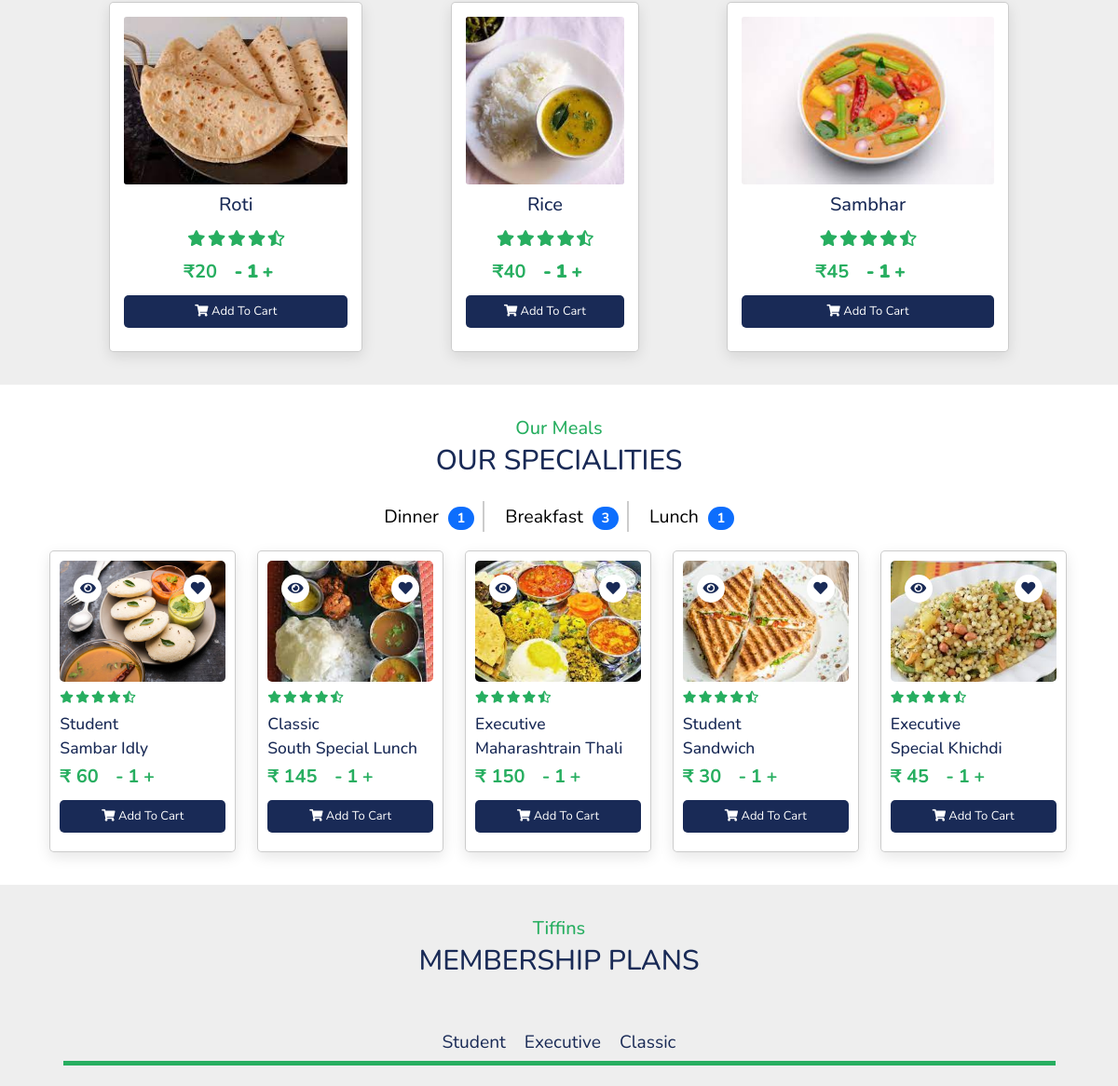
Before: / (middle part) with the older database file.
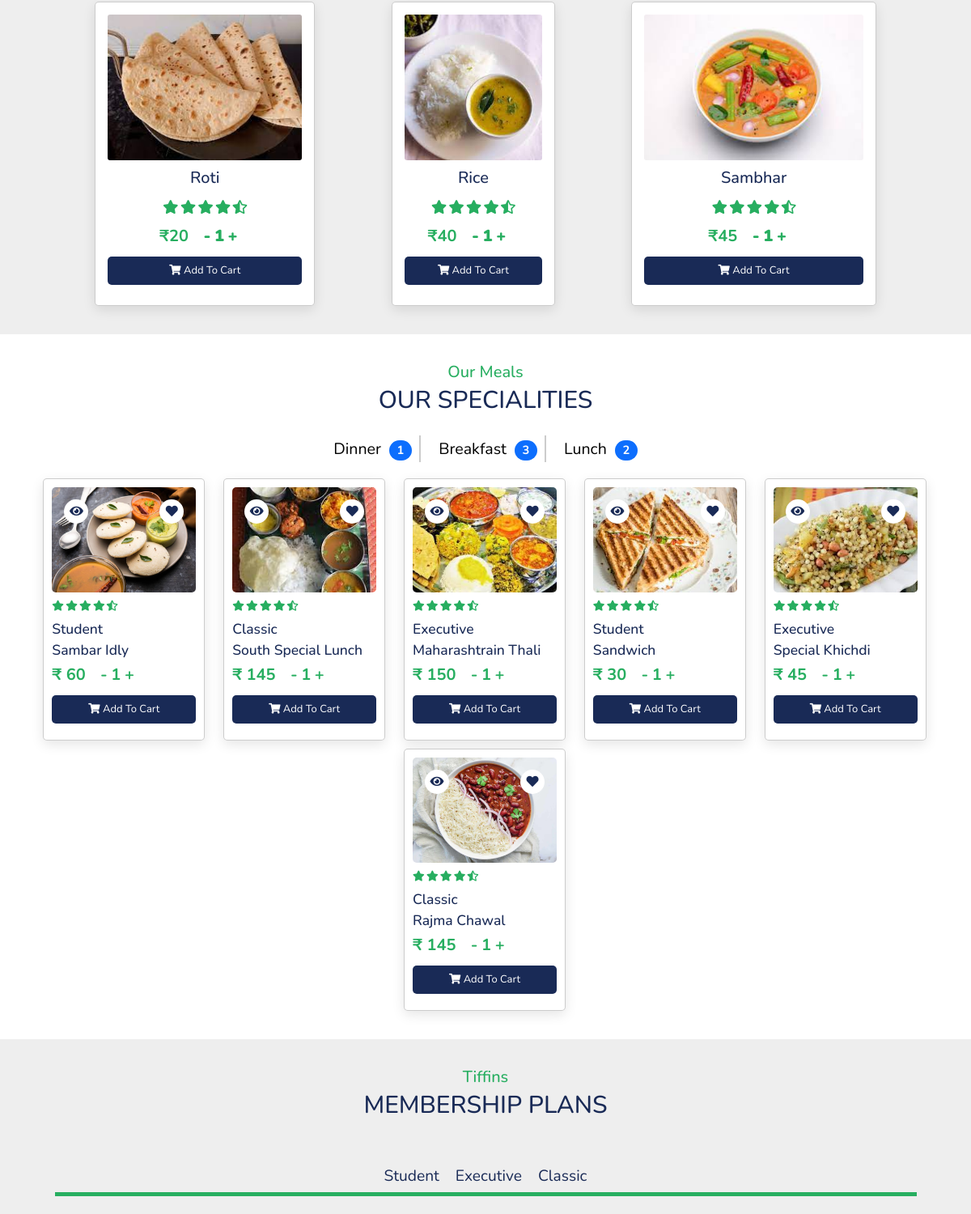
After: the same page with the newer database file.
### tables this page shows
CREATE TABLE `menu` (
  `id` bigint(20) NOT NULL,
  `category_id` int(11) NOT NULL,
  `menuName` varchar(80) NOT NULL,
  `menuDesc` varchar(255) NOT NULL,
  `menuPrice` int(11) NOT NULL,
  `menuPhoto` varchar(255) NOT NULL,
  `status` int(11) NOT NULL
);

CREATE TABLE `category` (
  `id` int(11) NOT NULL,
  `name` varchar(40) NOT NULL,
  `description` varchar(800) NOT NULL,
  `status` int(11) NOT NULL
);

CREATE TABLE `meals` (
  `id` bigint(20) NOT NULL,
  `mealName` varchar(255) NOT NULL,
  `mealDesc` varchar(255) NOT NULL,
  `mealPrice` int(11) NOT NULL,
  `mealSubscription` int(11) NOT NULL,
  `mealType` varchar(255) NOT NULL,
  `mealPhoto` varchar(255) NOT NULL,
  `status` int(11) NOT NULL DEFAULT 1
);

CREATE TABLE `subscriptions` (
  `id` int(11) NOT NULL,
  `subscriptionName` varchar(100) NOT NULL,
  `description` text NOT NULL,
  `15Days` int(11) NOT NULL,
  `weekly` int(11) NOT NULL,
  `monthly` int(11) NOT NULL
);

### index.php (the view, shortened to what this page needs)
    <?php
        include 'nav.php';
    ?>
<section class="dishes" id="">
    <div class="owl-carousel owl-theme box-container">
            <?php
                    $menuSql="select * from menu where status=1";
                    $menuItems=mysqli_query($con,$menuSql);
                    while($menuRow=mysqli_fetch_assoc($menuItems)){
           ?>
            <div class="box" data-aos="fade-left">
            <img src="<?php echo SITE_MENU_IMAGE.$menuRow['menuPhoto'];  ?>" alt="">
            <h3><?php  echo $menuRow['menuName']; ?></h3>
            <div class="stars">
                <i class="fas fa-star"></i>
                <i class="fas fa-star"></i>
                <i class="fas fa-star"></i>
                <i class="fas fa-star"></i>
                <i class="fas fa-star-half-alt"></i>
            </div>
            <span>&#8377;<?php  echo $menuRow['menuPrice']; ?></span>
             <div class="quantity">
                   <span class="dec">-</span>
                   <span class="qty-input" id="menuQty<?php  echo $menuRow['id']; ?>">1</span>
                   <span class="inc">+</span>
            </div>
            <a href="javascript:void(0)" class="custombtn addCart"  onclick="addCartMeals(<?php  echo $menuRow['id']; ?>,'menu','add')"><i class="fas fa-shopping-cart"></i> Add to Cart</a>
          </div>
          <?php  } ?>
    </div>
</section>
<section class="menu" id="meals">
    <h3 class="sub-heading">Our Meals</h3>
    <h1 class="heading">Our Specialities</h1>
    <div class="container-fluid">
            <?php
                $cate=mysqli_query($con,"select * from category where status=1");
            ?>
            <div class="fs-2 categories text-center">
                    <?php
                    while ($cate_row=mysqli_fetch_assoc($cate) ) {
                        $categoryId=$cate_row['id'];
                        $num=mysqli_num_rows(mysqli_query($con,"select * from meals where meals.mealType='$categoryId'"));
                        if(!intval($num)<=0){
                           echo "<a href='javascript:void(0)' class='fetchMeals ' data-id='".$cate_row['id']."'>".$cate_row['name']." <span class='badge bg-primary rounded-pill ms-2'>".$num."</span></a> ";
                        }
                    }
                    ?>
            </div>
            <div class="tab-content displayMeals" >
                    <?php
                             $mealsSql="select meals.*, subscriptions.subscriptionName from meals,subscriptions where meals.mealSubscription=subscriptions.id ";
                            $meals=mysqli_query($con,$mealsSql);
                    ?>
                    <div class="owl-carousel owl-theme box-container">
                        <?php
                            while ($meals_row=mysqli_fetch_assoc($meals) ) {
                        ?>
                        <div class="box" data-aos="fade-right">
                            <div class="image">
                                <img src="<?php echo SITE_MENU_IMAGE.$meals_row['mealPhoto'];  ?>" alt="">
                                <a  class="fas fa-eye desc"></a>
                                <a href="javascript:void(0)" class="fas fa-heart" onclick="addToFav(<?php echo $meals_row['id']; ?>,'meal','add')"></a>
                            </div>
                            <div class="content">
                                <div class="stars">
                                    <i class="fas fa-star"></i>
                                    <i class="fas fa-star"></i>
                                    <i class="fas fa-star"></i>
                                    <i class="fas fa-star"></i>
                                    <i class="fas fa-star-half-alt"></i>
                                </div>
                                <h3> <?php echo $meals_row['subscriptionName'];  ?> </h3>
                                <h3> <?php echo $meals_row['mealName'];  ?> </h3>
                                <span class="price">&#8377; <?php echo $meals_row['mealPrice'];  ?></span>
                                <div class="quantity">
                                       <span class="dec">-</span>
                                       <span class="qty-input" id="mealQty<?php echo $meals_row['id']; ?>">1</span>
                                       <span class="inc">+</span>
                                </div>
                                <a href="javascript:void(0)" class="custombtn addCart" onclick="addCartMeals(<?php echo $meals_row['id']; ?>,'meal','add')"><i class="fas fa-shopping-cart"></i>  Add to Cart</a>
                            </div>
                     </div>
                     <?php } ?>
                    </div>
            </div>
    </div>
</section>
<section  id="tiffins">
    <h3 class="sub-heading">Tiffins</h3>
    <h1 class="heading">Membership Plans</h1>
    <div class="container mx-auto mt-5" >
        <div class="fs-2 m-5">
            <div class="nav d-flex justify-content-center tiffinSection" >
              <?php
                $tiffins=mysqli_query($con,"select * from subscriptions");
                while($subRow=mysqli_fetch_assoc($tiffins)){
              ?>
              <a href="javascript:void(0)" data-id="<?php echo $subRow['id']; ?>" class="fetchTiffins" ><?php echo $subRow['subscriptionName']; ?></a>
              <?php
                 }
               ?>
            </div>
       </div>
    </div>
</section>
    <?php
        include 'footer.php';
    ?>

### nav.php (shortened to what this page needs)
<!DOCTYPE html>
<html lang="en">
<head>
    <link rel="stylesheet" href="<?php echo SITE_PATH; ?>asset/css/aos.css" />
    <link rel="stylesheet" href="https://unpkg.com/swiper/swiper-bundle.min.css" />
    <link rel="stylesheet" type="text/css" href="<?php echo SITE_PATH; ?>asset/css/bootstrap.min.css">
    <link rel="stylesheet" href="https://cdnjs.cloudflare.com/ajax/libs/font-awesome/5.15.3/css/all.min.css">
    <link rel="stylesheet" href="<?php echo SITE_PATH; ?>asset/css/style.css">
    <link href="<?php echo SITE_PATH;?>dist/css/customAdmin.css" rel="stylesheet" />
    <link rel="stylesheet" href="<?php echo SITE_PATH; ?>asset/js/owl/owl.carousel.min.css" />
    <link rel="stylesheet" href="<?php echo SITE_PATH; ?>asset/js/owl/owl.theme.default.min.css" />
</head>
<body>

### footer.php (shortened to what this page needs)
</body>
</html>

### asset/css/style.css (style rules this page uses)
:root { --green:#27ae60; --black:#192a56; --light-color:#666; --box-shadow:0 .5rem 1.5rem rgba(0,0,0,.1); }
* { font-family: 'Nunito', sans-serif; margin:0; padding:0; box-sizing: border-box; text-decoration: none !important; outline: none; border:none; text-transform: capitalize; transition: all .2s linear; }
html { font-size: 62.5%; overflow-x: hidden; scroll-padding-top: 5.5rem; scroll-behavior: smooth; }
section { padding:2.5rem; }
section:nth-child(even) { background:#eee; }
.sub-heading { text-align: center; color:var(--green); font-size: 2rem; padding-top: 1rem; }
.heading { text-align: center; color:var(--black); font-size: 3rem; padding-bottom: 2rem; text-transform: uppercase; }
.custombtn { margin: 1rem 0px; display: inline-block; font-size: 1.3rem; color: #fff; background: var(--black); border-radius: .5rem; cursor: pointer; line-height: 1.5rem; }
.addCart { padding: 1rem; display: block; text-align: center; }
.dishes .box-container .box { padding: 1.5rem; background: #fff; border-radius: .5rem; border: .1rem solid rgba(0,0,0,.2); box-shadow: var(--box-shadow); position: relative; overflow: hidden; text-align: center; margin: 1rem 2px; }
.quantity { color: var(--green); font-size: 1.7rem; font-weight: bold; display: inline-block; margin: 0 1.6rem; }
.quantity span { cursor: pointer; font-size: 2rem; }
.dishes .box-container .box img { height:180px; width: 100%; object-fit: cover; margin-bottom: 1rem; border-radius: 3px; }
.dishes .box-container .box h3 { color:var(--black); font-size: 2rem; }
.dishes .box-container .box .stars { padding:1rem 0; }
.dishes .box-container .box .stars i { font-size: 1.7rem; color:var(--green); }
.dishes .box-container .box span { color:var(--green); font-weight: bolder; font-size: 2rem; }
.dishes .box-container,.menu .box-container { justify-content: space-evenly; display: flex; align-items: self-start; flex-wrap: wrap; }
.menu .box-container .box { background: #fff; position: relative; border:.1rem solid rgba(0,0,0,.2); border-radius: .5rem; box-shadow: var(--box-shadow); width: 20rem; margin-bottom: 1rem; margin-right: 2px; }
.menu .box-container .box .image { height: 15rem; width: 100%; padding:1rem; overflow: hidden; position: relative; }
.menu .box-container .box .image img { height: 100%; width: 100%; border-radius: .5rem; object-fit: cover; }
.menu .box-container .box .image .fa-heart,.menu .box-container .box .image .fa-eye { position: absolute; top:2.5rem; height: 3rem; width: 3rem; line-height: 3rem; text-align: center; font-size: 1.5rem; background: #fff; border-radius: 50%; color:var(--black); cursor: pointer; }
.menu .box-container .box .image .fa-heart { right: 2.5rem; }
.menu .box-container .box .image .fa-eye { left: 2.5rem; }
.menu .box-container .box .content { padding:1rem; padding-top: 0; }
.menu .box-container .box .content .stars { padding-bottom: 1rem; }
.menu .box-container .box .content .stars i { font-size: 1.3rem; color:var(--green); }
.menu .box-container .box .content h3 { color:var(--black); }
.menu .box-container .box .content .price { color:var(--green); font-size: 2rem; font-weight: bolder; }
.nav a { border: none !important; }
.proCate,.categories { overflow: auto; white-space:nowrap; margin-bottom: 2rem; }
.proCate a,.categories a { color: black !important; padding: 2px 9px; margin: 0 4px; display: inline-block; text-align: center; }
.proCate a,.categories a:not(:last-child) { border-right: 2px solid #ccc; }
.tiffinSection { border-bottom: 5px solid var(--green); }
.tiffinSection a { color: var(--black); padding: 0.5rem 1rem; }
body { top: 0px !important; position: static !important; }

Changed rows visible on the page:
computed for category "Lunch": num "1" → "2"
added meals: mealPhoto (picture), subscriptions.subscriptionName "Classic", mealName "Rajma Chawal", mealPrice "145"
